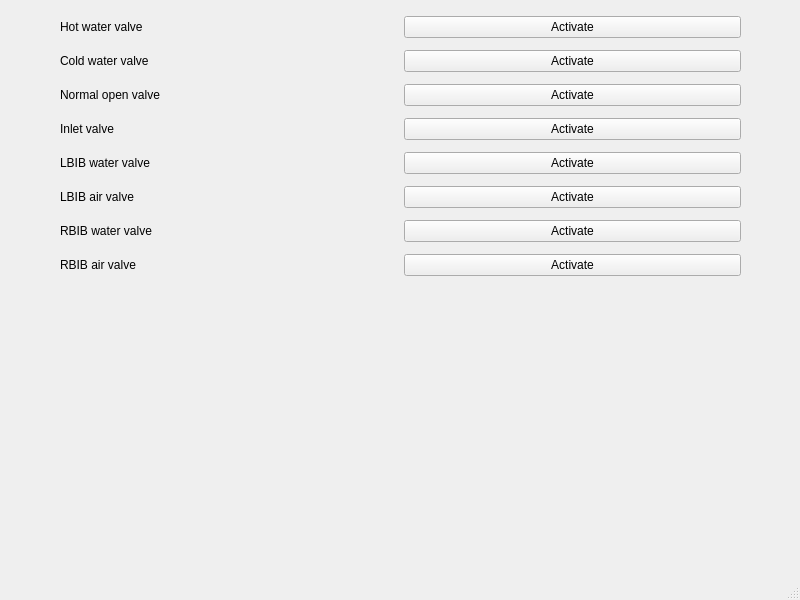
<?xml version="1.0" encoding="UTF-8"?>
<ui version="4.0">
 <class>WBSDOutletWindow</class>
 <widget class="QMainWindow" name="WBSDOutletWindow">
  <property name="geometry">
   <rect>
    <x>0</x>
    <y>0</y>
    <width>800</width>
    <height>600</height>
   </rect>
  </property>
  <property name="windowTitle">
   <string>Valves</string>
  </property>
  <widget class="QWidget" name="centralwidget">
   <widget class="QWidget" name="gridLayoutWidget">
    <property name="geometry">
     <rect>
      <x>20</x>
      <y>10</y>
      <width>761</width>
      <height>275</height>
     </rect>
    </property>
    <layout class="QGridLayout" name="gridLayout">
     <item row="3" column="1">
      <widget class="QLabel" name="label_4">
       <property name="enabled">
        <bool>true</bool>
       </property>
       <property name="text">
        <string>Inlet valve</string>
       </property>
      </widget>
     </item>
     <item row="6" column="1">
      <widget class="QLabel" name="label_7">
       <property name="text">
        <string>RBIB water valve</string>
       </property>
      </widget>
     </item>
     <item row="0" column="2">
      <widget class="QPushButton" name="hotWaterValve">
       <property name="text">
        <string>Activate</string>
       </property>
      </widget>
     </item>
     <item row="4" column="1">
      <widget class="QLabel" name="label_5">
       <property name="text">
        <string>LBIB water valve</string>
       </property>
      </widget>
     </item>
     <item row="0" column="1">
      <widget class="QLabel" name="label">
       <property name="text">
        <string>Hot water valve</string>
       </property>
      </widget>
     </item>
     <item row="3" column="2">
      <widget class="QPushButton" name="inletValve">
       <property name="enabled">
        <bool>true</bool>
       </property>
       <property name="text">
        <string>Activate</string>
       </property>
      </widget>
     </item>
     <item row="5" column="1">
      <widget class="QLabel" name="label_6">
       <property name="text">
        <string>LBIB air valve</string>
       </property>
      </widget>
     </item>
     <item row="2" column="1">
      <widget class="QLabel" name="label_3">
       <property name="text">
        <string>Normal open valve</string>
       </property>
      </widget>
     </item>
     <item row="1" column="2">
      <widget class="QPushButton" name="coldWaterValve">
       <property name="text">
        <string>Activate</string>
       </property>
      </widget>
     </item>
     <item row="5" column="2">
      <widget class="QPushButton" name="lbibAirValve">
       <property name="text">
        <string>Activate</string>
       </property>
      </widget>
     </item>
     <item row="7" column="1">
      <widget class="QLabel" name="label_8">
       <property name="text">
        <string>RBIB air valve</string>
       </property>
      </widget>
     </item>
     <item row="4" column="2">
      <widget class="QPushButton" name="lbibValve">
       <property name="text">
        <string>Activate</string>
       </property>
      </widget>
     </item>
     <item row="2" column="2">
      <widget class="QPushButton" name="normalOpenValve">
       <property name="text">
        <string>Activate</string>
       </property>
      </widget>
     </item>
     <item row="1" column="1">
      <widget class="QLabel" name="label_2">
       <property name="text">
        <string>Cold water valve</string>
       </property>
      </widget>
     </item>
     <item row="6" column="2">
      <widget class="QPushButton" name="rbibValve">
       <property name="text">
        <string>Activate</string>
       </property>
      </widget>
     </item>
     <item row="7" column="2">
      <widget class="QPushButton" name="rbibAirValve">
       <property name="text">
        <string>Activate</string>
       </property>
      </widget>
     </item>
     <item row="3" column="0">
      <spacer name="horizontalSpacer">
       <property name="orientation">
        <enum>Qt::Horizontal</enum>
       </property>
       <property name="sizeType">
        <enum>QSizePolicy::Fixed</enum>
       </property>
       <property name="sizeHint" stdset="0">
        <size>
         <width>40</width>
         <height>20</height>
        </size>
       </property>
      </spacer>
     </item>
     <item row="3" column="3">
      <spacer name="horizontalSpacer_2">
       <property name="orientation">
        <enum>Qt::Horizontal</enum>
       </property>
       <property name="sizeType">
        <enum>QSizePolicy::Fixed</enum>
       </property>
       <property name="sizeHint" stdset="0">
        <size>
         <width>40</width>
         <height>20</height>
        </size>
       </property>
      </spacer>
     </item>
    </layout>
   </widget>
  </widget>
  <widget class="QMenuBar" name="menubar">
   <property name="geometry">
    <rect>
     <x>0</x>
     <y>0</y>
     <width>800</width>
     <height>21</height>
    </rect>
   </property>
  </widget>
  <widget class="QStatusBar" name="statusbar"/>
 </widget>
 <tabstops>
  <tabstop>hotWaterValve</tabstop>
  <tabstop>coldWaterValve</tabstop>
  <tabstop>normalOpenValve</tabstop>
  <tabstop>inletValve</tabstop>
  <tabstop>lbibValve</tabstop>
  <tabstop>lbibAirValve</tabstop>
  <tabstop>rbibValve</tabstop>
  <tabstop>rbibAirValve</tabstop>
 </tabstops>
 <resources/>
 <connections/>
</ui>
